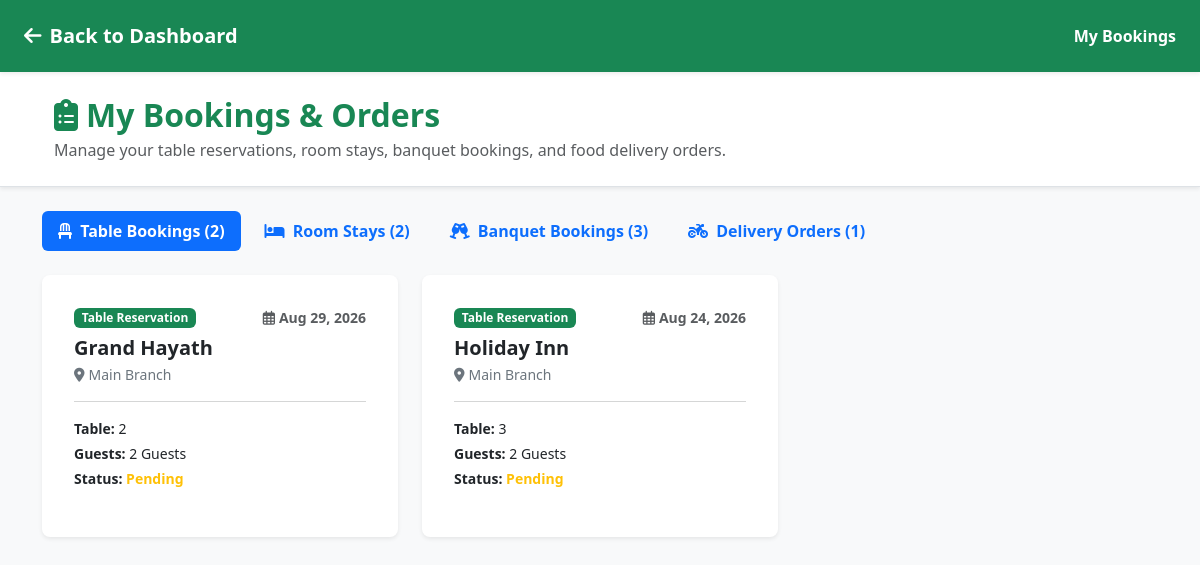
/customer/bookings/ (signed in), run on the app's committed database.
### restaurants/models.py (models this page shows, shortened)
class Booking(models.Model):
    BOOKING_TYPES = [
        ('table', 'Table Booking'),
        ('room', 'Room Booking'),
        ('banquet', 'Banquet Booking'),
    ]
    user = models.ForeignKey(User, on_delete=models.CASCADE, null=True, blank=True)
    restaurant = models.ForeignKey(Restaurant, on_delete=models.CASCADE)
    space = models.ForeignKey(Space, on_delete=models.CASCADE, null=True, blank=True)
    booking_type = models.CharField(max_length=20, choices=BOOKING_TYPES, default='table')
    booking_date = models.DateTimeField()
    checkin = models.DateField(blank=True, null=True)
    checkout = models.DateField(blank=True, null=True)
    guests_count = models.PositiveIntegerField(default=1)
    name = models.CharField(max_length=100, blank=True, null=True)
    phone = models.CharField(max_length=20, blank=True, null=True)
    extra_bed = models.BooleanField(default=False)
    payment_mode = models.CharField(max_length=50, blank=True, null=True)
    paid_amount = models.DecimalField(max_digits=10, decimal_places=2, default=0.00)
    payment_method = models.CharField(max_length=50, blank=True, null=True)
    payment_status = models.CharField(max_length=50, default='Paid') # Added field
    status = models.CharField(max_length=50, default='Pending')
    created_at = models.DateTimeField(auto_now_add=True)

class Restaurant(models.Model):
    user = models.OneToOneField(User, on_delete=models.CASCADE, null=True, blank=True)
    business_name = models.CharField(max_length=255)
    slug = models.SlugField(unique=True, blank=True)
    owner_name = models.CharField(max_length=255)
    email = models.EmailField(unique=True)
    phone_number = models.CharField(max_length=20)
    pan_card = models.CharField(max_length=50, blank=True, null=True)
    gst_number = models.CharField(max_length=50, blank=True, null=True)
    fssai_license = models.CharField(max_length=50, blank=True, null=True)
    bank_account = models.CharField(max_length=50, blank=True, null=True)
    ifsc_code = models.CharField(max_length=20, blank=True, null=True)
    pan_document = models.FileField(upload_to='kyc_docs/', blank=True, null=True)
    gst_document = models.FileField(upload_to='kyc_docs/', blank=True, null=True)
    fssai_document = models.FileField(upload_to='kyc_docs/', blank=True, null=True)
    outside_view = models.ImageField(upload_to='restaurant_images/', blank=True, null=True)
    inside_view = models.ImageField(upload_to='restaurant_images/', blank=True, null=True)
    table_images = models.ImageField(upload_to='restaurant_images/', blank=True, null=True)
    room_images = models.ImageField(upload_to='restaurant_images/', blank=True, null=True)
    banquet_images = models.ImageField(upload_to='restaurant_images/', blank=True, null=True)
    rooftop_images = models.ImageField(upload_to='restaurant_images/', blank=True, null=True)
    bar_images = models.ImageField(upload_to='restaurant_images/', blank=True, null=True)
    is_verified = models.BooleanField(default=False)
    is_accepting_orders = models.BooleanField(default=True)
    created_at = models.DateTimeField(auto_now_add=True)

### restaurants/views.py (the view)
# urls.py: path('customer/bookings/', views.customer_bookings_view, name='customer_bookings'),
@never_cache
@login_required
def customer_bookings_view(request):
    table_bookings = Booking.objects.filter(user=request.user, booking_type__in=['table', 'Table Reservation']).order_by('-id')
    room_bookings = Booking.objects.filter(user=request.user, booking_type__in=['room', 'Room Stay']).order_by('-id')
    banquet_bookings = Booking.objects.filter(user=request.user, booking_type__in=['banquet', 'Banquet Event']).order_by('-id')
    delivery_orders = HomeDeliveryOrder.objects.filter(customer=request.user).order_by('-created_at')
    for b_list in [table_bookings, room_bookings, banquet_bookings]:
        for b in b_list:
            b.display_date = getattr(b, 'checkin', None) or getattr(b, 'booking_date', None) or getattr(b, 'date', None) or getattr(b, 'created_at', None)
            b.display_time = getattr(b, 'time_slot', None) or getattr(b, 'slot', '') or getattr(b, 'time', '')
            b.safe_guests = getattr(b, 'guests_count', None) or getattr(b, 'guests', None) or 2
            space = getattr(b, 'space', None)
            if space:
                b.space_number = getattr(space, 'number', None) or getattr(space, 'name', 'Assigned Space')
            else:
                b.space_number = 'Assigned Space'
    context = {
        'table_bookings': table_bookings,
        'room_bookings': room_bookings,
        'banquet_bookings': banquet_bookings,
        'delivery_orders': delivery_orders,
    }
    return render(request, 'restaurants/customer_bookings.html', context)

### templates/restaurants/customer_bookings.html (shortened to what this page needs)
<!DOCTYPE html>
<html lang="en">
<head>
    <link href="https://cdn.jsdelivr.net/npm/bootstrap@5.3.0/dist/css/bootstrap.min.css" rel="stylesheet">
    <link rel="stylesheet" href="https://cdnjs.cloudflare.com/ajax/libs/font-awesome/6.4.0/css/all.min.css">
</head>
<body class="bg-light">
    <nav class="navbar navbar-dark bg-success shadow-sm py-3">
        <div class="container-fluid px-4">
            <a class="navbar-brand fw-bold text-white text-decoration-none" href="{% url 'customer_dashboard' %}">
                <i class="fas fa-arrow-left me-2"></i>Back to Dashboard
            </a>
            <span class="text-white fw-semibold">My Bookings</span>
        </div>
    </nav>
    <div class="bg-white border-bottom shadow-sm py-4 mb-4">
        <div class="container px-4">
            <h2 class="fw-bold text-success mb-1">
                <i class="fas fa-clipboard-list me-2"></i>My Bookings & Orders
            </h2>
            <p class="text-muted mb-0">Manage your table reservations, room stays, banquet bookings, and food delivery orders.</p>
        </div>
    </div>
    <div class="container pb-5">
        <ul class="nav nav-pills mb-4 gap-2" id="bookingTabs" role="tablist">
            <li class="nav-item" role="presentation">
                <button class="nav-link active fw-bold" id="tables-tab" data-bs-toggle="pill" data-bs-target="#tables-content" type="button" role="tab">
                    <i class="fas fa-chair me-1"></i> Table Bookings ({{ table_bookings|length }})
                </button>
            </li>
            <li class="nav-item" role="presentation">
                <button class="nav-link fw-bold" id="rooms-tab" data-bs-toggle="pill" data-bs-target="#rooms-content" type="button" role="tab">
                    <i class="fas fa-bed me-1"></i> Room Stays ({{ room_bookings|length }})
                </button>
            </li>
            <li class="nav-item" role="presentation">
                <button class="nav-link fw-bold" id="banquets-tab" data-bs-toggle="pill" data-bs-target="#banquets-content" type="button" role="tab">
                    <i class="fas fa-glass-cheers me-1"></i> Banquet Bookings ({{ banquet_bookings|length }})
                </button>
            </li>
            <li class="nav-item" role="presentation">
                <button class="nav-link fw-bold" id="delivery-tab" data-bs-toggle="pill" data-bs-target="#delivery-content" type="button" role="tab">
                    <i class="fas fa-motorcycle me-1"></i> Delivery Orders ({{ delivery_orders|length }})
                </button>
            </li>
        </ul>
        <div class="tab-content" id="bookingTabsContent">
            <div class="tab-pane fade show active" id="tables-content" role="tabpanel">
                <div class="row g-4">
                    {% for booking in table_bookings %}
                        <div class="col-md-4">
                            <div class="card border-0 shadow-sm h-100 p-3 rounded-3">
                                <div class="card-body">
                                    <div class="d-flex justify-content-between align-items-center mb-2">
                                        <span class="badge bg-success">Table Reservation</span>
                                        <small class="text-muted fw-semibold">
                                            <i class="far fa-calendar-alt me-1"></i>{{ booking.display_date|date:"M d, Y" }}
                                        </small>
                                    </div>
                                    <h5 class="fw-bold text-dark mb-1">{{ booking.restaurant.business_name }}</h5>
                                    <p class="text-secondary small mb-3"><i class="fas fa-map-marker-alt me-1"></i>{{ booking.restaurant.location|default:"Main Branch" }}</p>
                                    <hr class="text-muted opacity-25">
                                    <p class="mb-1 small"><strong>Table:</strong> {{ booking.space_number }}</p>
                                    <p class="mb-1 small"><strong>Guests:</strong> {{ booking.safe_guests }} Guests</p>
                                    <p class="mb-3 small">
                                        <strong>Status:</strong>
                                        {% if booking.status == 'Confirmed' or booking.status == 'confirmed' %}
                                            <span class="text-success fw-bold">Confirmed</span>
                                        {% elif booking.status == 'Paid' or booking.status == 'paid' %}
                                            <span class="text-success fw-bold">Paid</span>
                                        {% else %}
                                            <span class="text-warning fw-bold">{{ booking.status|default:"Pending" }}</span>
                                        {% endif %}
                                    </p>
                                </div>
                            </div>
                        </div>
                    {% endfor %}
                </div>
            </div>
        </div>
    </div>
</body>
</html>

### data on the page
Booking: display_date "Aug 29, 2026", restaurant.business_name "Grand Hayath", restaurant.location "Main Branch", space_number "2", safe_guests "2", status "Pending"
Booking: display_date "Aug 24, 2026", restaurant.business_name "Holiday Inn", restaurant.location "Main Branch", space_number "3", safe_guests "2", status "Pending"

### other printed values
{{ table_bookings|length }} "2"
{{ room_bookings|length }} "2"
{{ banquet_bookings|length }} "3"
{{ delivery_orders|length }} "1"
